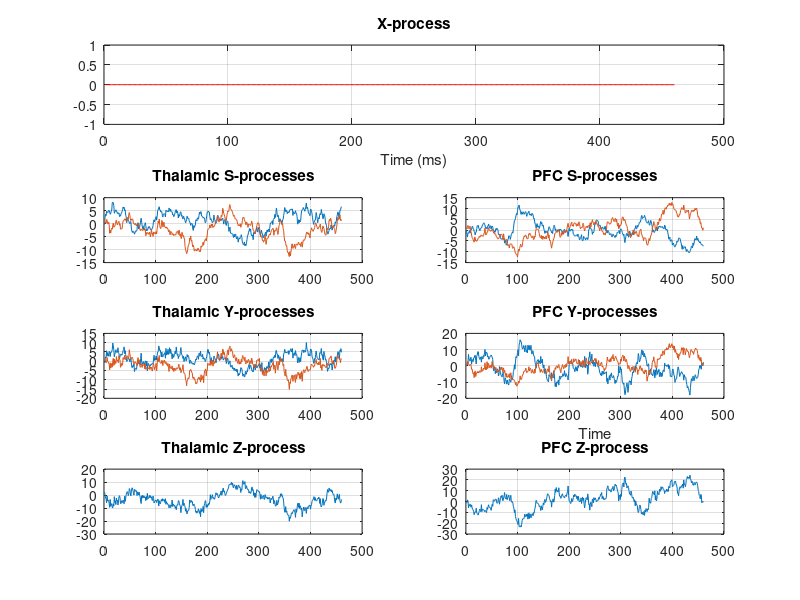

This chart was generated by the following MATLAB code:
%% Autoregressive Modelling of Brain Signals
% Author: Kurt Butler, Yuanqing Song
% Date: Jan 5, 2021
% Rev: 3
% Description:
% Simulates the behavior of brain signals in the thalamus and PFC as
% modelled by simple AR and linear relationships. We model two thalamic
% channels and two cortex channels in order to understand how bipolar
% processing affects causal inference. In our case, we consider
% cross-correlation analysis as one measure of directionality. 

% General parameters
T0 = 450;  % No. of samples in time (we pretend that each sample is 1 ms)
burn_in = 10; % No. of samples to be discarded at the beginning of a simulation

SNR = 10; % Signal to noise ratio (y)
LCR = 1;  % Local signal to cross-talk ratio
split = 0.1;  % split=0 (only signals from c1)

%% Parameter Initialization
T = T0 + burn_in; % Total no. of time points to be simulated

% AR coefficients
A = 0.97;
beta = [0.96 0.96 0.98 0.979];

% Scaling coefficients
a = 0*[1 1 1 1];% Common signal multiplier
b =  [1 1 1 1]; % Local signal multiplier
c = [NaN NaN 1 0; ... % Thalamus to PFC talk
     NaN NaN 1 0]; 

% Delays
tau = [0 0 0 0];
d = [0 0 10 10];

% Observation Noise Variance
sigw = [1 1 1 1];

% Covariance of local signal driving noise in the thalamus
thalamus_cov = 0.1;

%% Simulation
% Initialize 
s = zeros(T,4);
x = zeros(T,1);
y = zeros(T,4);
z = zeros(T,2);

% Local signal driving noise      thalamic noises are correlated     PFC noises are not
u = cat(2,  mvnrnd([0,0],toeplitz([1, thalamus_cov]),T),  randn(T,2) );  
% Common signal driving noise
v = normrnd(T,1);
% Observation noise
w = mvnrnd([0,0,0,0], diag(sigw),T);

% Signals
for t = 1:T
    for k = 1:4
        %% Neurons/local signals (S-Layer)
        % Driving noise u(k) 
        s(t,k) = u(t,k);
        
        % Autoregressive component (local effects)
        if t >= 2
            s(t,k) = s(t,k) + beta(k)*s(t-1,k);
        end
        
        %% Observed signals (Y-layer)
        % Local signals s(t) + Observation noise w(t) 
        y(t,k) = b(k)*s(t,k) + w(t,k)  ;
        
        if t > tau(k) % Common noise  x(t)  (common effects)
           y(t,k) = y(t,k) + a(k)*x(t); 
        end
        
        % Thalamic to PFC connections (topological effects)
        if k >= 3
            if t > d(1) 
                y(t,k) = y(t,k) + c(1,k)*s(t-d(1),1);
            end
            if t > d(2)
                y(t,k) = y(t,k) + c(2,k)*s(t-d(2),2);
            end
        end
    end
end

% Bipolar Processing  (Z-layer)
z(:,1) = y(:,2) - y(:,1);
z(:,2) = y(:,4) - y(:,3);

%% Plotting
time = (1:T)';
figure(1);
subplot(4,1,1);
plot(time,x,'r');
grid on, xlabel('Time (ms)'), title('X-process');
subplot(4,2,3);
plot(time,s(:,1),time,s(:,2));
grid on, title('Thalamic S-processes');
subplot(4,2,4);
plot(time,s(:,3),time,s(:,4));
grid on, title('PFC S-processes');
subplot(4,2,5);
plot(time,y(:,1),time,y(:,2));
grid on, title('Thalamic Y-processes');
subplot(4,2,6);
plot(time,y(:,3),time,y(:,4));
grid on, title('PFC Y-processes');
xlabel('Time');
subplot(4,2,7);
plot(time,z(:,1));
grid on, title('Thalamic Z-process');
subplot(4,2,8);
plot(time,z(:,2));
grid on, title('PFC Z-process');
